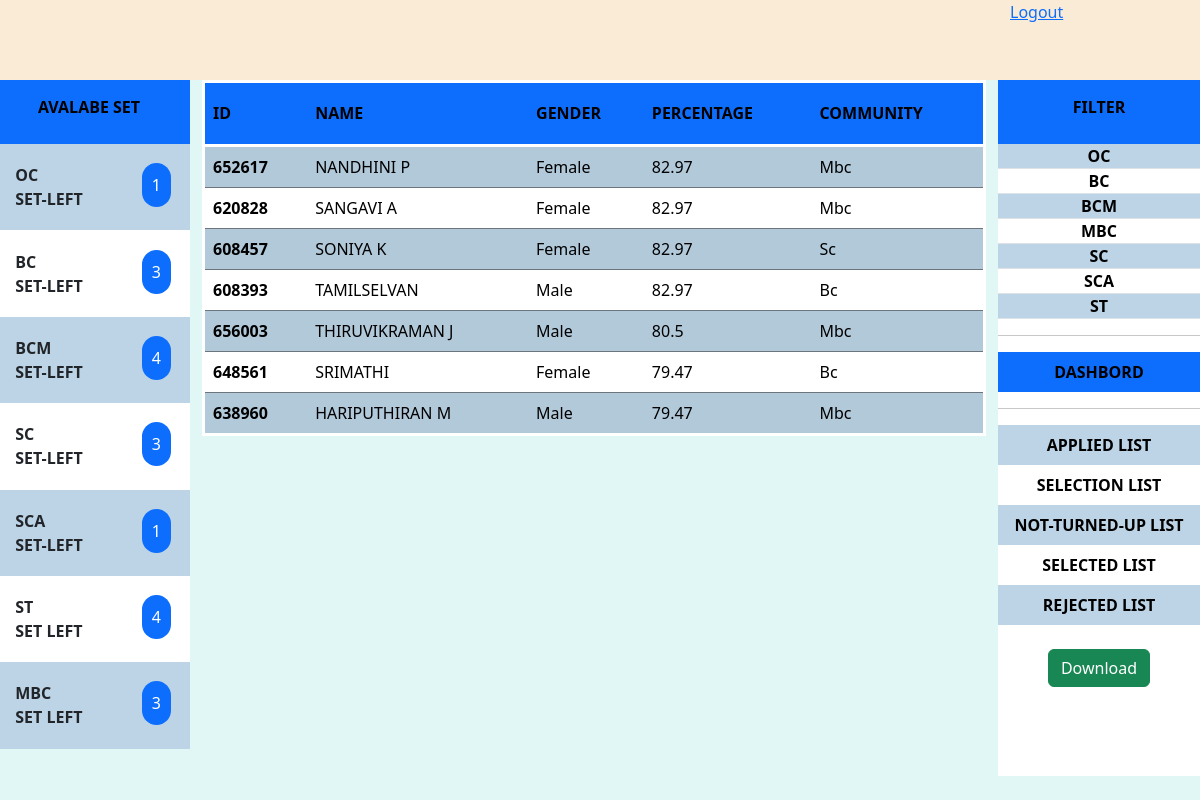
Screenshot of /controler/computer science/selected/ (signed in) with the database file from the repository.
### myapp/models.py (models this page shows, shortened)
class Department(models.Model):
    name=models.CharField(max_length=30,null=False,unique=True)
    ug_couse=models.CharField(max_length=30,null=False)
    pg_course=models.CharField(max_length=30,null=False)
    pg_oc=models.IntegerField(default=0,null=False)
    pg_bc=models.IntegerField(default=0,null=False)
    pg_bcm=models.IntegerField(default=0,null=False)
    pg_sc=models.IntegerField(default=0,null=False)
    pg_sca=models.IntegerField(default=0,null=False)
    pg_st=models.IntegerField(default=0,null=False)
    pg_mbc=models.IntegerField(default=0,null=False)

class PgStudentDetails(models.Model):
    GENDER=[
    ('male','MALE'),
    ('female','FEMALE'),
    ('others','OTHERS')
    ]
    COMUNNITY=[
        ('oc','OC'),
        ('bc','BC'),
        ('bcm','BCM'),
        ('sc','SC'),
        ('sca','SCA'),
        ('st','ST'),
        ('mbc','MBC')
    ]
    BOOLOPT=[
        ('yes','YES'),
        ('no','NO')
    ]
    MAR_STATUS=[
        ('single','SINGLE'),
        ('married','MARRIED')
    ]
    RELIGION=[
        ('hindu','HINDU'),
        ('muslim','MUSLIM'),
        ('cristin','CRISTIN')
    ]
    STATUS=[
        ('applied','APPLIED'),
        ('controler','CONTROLER'),
        ('department','DEPARTMENT'),
        ('admited','ADMITED'),
        ('rejected','REJECTED')
    ]
    student=models.OneToOneField(CustomUserStudent,on_delete=models.CASCADE)
    name=models.CharField(max_length=30,null=False)
    fathername=models.CharField(max_length=30,null=True,blank=True)
    gender=models.CharField(max_length=10,choices=GENDER)
    dateofbirth=models.DateField(null=True,blank=True)
    community=models.CharField(max_length=5,choices=COMUNNITY)
    religion=models.CharField(max_length=20,choices=RELIGION,null=True,blank=True)
    maratail_status=models.CharField(max_length=10,null=True,blank=True,choices=MAR_STATUS)
    pysically_chalanged=models.CharField(max_length=5,choices=BOOLOPT,null=True,blank=True)
    sports=models.CharField(max_length=5,choices=BOOLOPT,null=True,blank=True)
    aadhar=models.CharField(max_length=30,null=True,blank=True)
    address=models.CharField(max_length=130,null=True,blank=True)
    distric=models.CharField(max_length=30,null=False)
    Department=models.ForeignKey(Department,on_delete=models.CASCADE)
    percentageoptained=models.CharField(max_length=5,null=False)
    instute_name=models.CharField(max_length=30,null=True,blank=True)
    degree=models.CharField(max_length=30,null=True,blank=True)
    mode_of_study=models.CharField(max_length=30,null=True,blank=True)
    medium=models.CharField(max_length=30,null=True,blank=True)
    acadamic_year=models.CharField(max_length=30,null=True,blank=True)
    photo_doc=models.ImageField(upload_to=Photo_rename, validators=[validate_image_size],null=True,blank=True)
    aadhar_doc=models.ImageField(upload_to=aadhar_rename, validators=[validate_image_size],null=True,blank=True)
    marksheet_doc=models.ImageField(upload_to=Marksheet_rename, validators=[validate_image_size],null=True,blank=True)
    community_doc=models.ImageField(upload_to=community_rename, validators=[validate_image_size],null=True,blank=True)
    special_doc=models.ImageField(upload_to=special_documents_rename,null=True,blank=True, validators=[validate_image_size])
    details_submited=models.BooleanField(default=False)
    status=models.CharField(max_length=30,null=False, choices=STATUS)
    resevation=models.CharField(max_length=10, null=True,blank=True)
    remark=models.CharField(max_length=150,null=True,blank=True)
    fees=models.BooleanField(default=False)
    rejectedBy=models.CharField(max_length=10,null=True,blank=True)

class CustomUserStudent(AbstractBaseUser,PermissionsMixin):
    email = models.EmailField(unique=True)
    username = models.CharField(max_length=30, unique=True)
    phone_number=models.CharField(max_length=10)
    is_active = models.BooleanField(default=True)
    role=models.CharField(max_length=10,default='student')
    is_staff = models.BooleanField(default=False)
    password_created=models.CharField(max_length=15,null=False,blank=False)
    groups = models.ManyToManyField(
        Group,
        related_name="customuserstudent_groups",
    )
    user_permissions = models.ManyToManyField(
        Permission,
        related_name="customuserstudent_permissions",
    )
    objects = CustomUserManager()
    USERNAME_FIELD = 'username'
    REQUIRED_FIELDS = ['email','phone_number']

### myapp/extendedviews.py (the view)
# urls.py: path('controler/<str:department>/<str:list>/',view.controller,name='depcontroler'),
def controller(request,department,list):
    com=request.GET.get('cot','').lower()
    try:
        dpt=models.Department.objects.get(name=department)
        if list=='truned up':
            data=models.PgStudentDetails.objects.filter(status='applied').filter(Department__name=department).order_by('-percentageoptained')
        elif list=='applied':
            data=models.PgStudentDetails.objects.filter(Department__name=department).order_by('-percentageoptained')
        elif list=='not turned up':
            data=models.PgStudentDetails.objects.filter(Department__name=department).order_by('-percentageoptained')
        elif list=='selected':
            data=models.PgStudentDetails.objects.filter(Department__name=department).filter(status='department').order_by('-percentageoptained')
        elif list=='rejected':
            data=models.PgStudentDetails.objects.filter(Department__name=department).filter(status='rejected').order_by('-percentageoptained')
        else:
            return HttpResponse("enter the correct url")
        valid_communities = ['mbc', 'bc', 'sc', 'sca','st','bcm']
        if com in valid_communities:
            filtereddata = data.filter(community__iexact=com)
        else:
            filtereddata = data
    except Exception as e:
        return HttpResponse(e)
    context={
        'data':filtereddata,
        'department':dpt
    }
    return render(request,'controler/listpage.html',context)

### templates/controler/listpage.html (shortened to what this page needs)
{% extends "main.html"%}
{% block content %}
<div class="container-fluid m-0 p-0" style="max-width: 99%;">
    {% include 'logoutbar.html' %}
    <div class="row ">
        <div class="col-md-2 col-xl-2 col-xxl-2 m-0 p-0" style="overflow-y: auto; height: 87vh;">
            {% include 'pg/components/seatavalabe.html' %}
        </div>
        <div class="col-md-8 col-xl-8 col-xxl-8 bg ">
            {% include 'pg/components/studentlist.html' %}
        </div>
        <div class="col-md-2 col-xl-2 col-xxl-2 bg  m-0 p-0" style="background-color: white; overflow-y: auto; height: 87vh;">
            {% include 'controler/filter.html' %}
        </div>
    </div>
</div>
{% endblock %}

### templates/pg/components/seatavalabe.html
<div class="bg-primary title-heading"><p><b>AVALABE set</b></p></div>
        <ol class="list-group striped-view list-group-numbered " >
          <li class="group-list d-flex justify-content-between align-items-start  ">
            <div class="ms-2 me-auto">
              <div class="fw-bold">OC</div>
              <div class="fw-bold">set-left</div>
            </div>
            <span class=" bg-primary pill-button ">{{department.pg_oc}}</span>
          </li>
          <li class="group-list d-flex justify-content-between align-items-start  ">
              <div class="ms-2 me-auto">
                <div class="fw-bold">BC</div>
                <div class="fw-bold">set-left</div>
              </div>
              <span class=" bg-primary pill-button">{{department.pg_bc}}</span>
            </li>
            <li class="group-list d-flex justify-content-between align-items-start  ">
              <div class="ms-2 me-auto">
                <div class="fw-bold">BCM</div>
                <div class="fw-bold">set-left</div>
              </div>
              <span class=" bg-primary pill-button">{{department.pg_bcm}}</span>
            </li>
            <li class="group-list d-flex justify-content-between align-items-start  ">
              <div class="ms-2 me-auto">
                <div class="fw-bold">SC</div>
                <div class="fw-bold">set-left</div>
              </div>
              <span class=" bg-primary pill-button ">{{department.pg_sc}}</span>
            </li>
            <li class="group-list d-flex justify-content-between align-items-start  ">
              <div class="ms-2 me-auto">
                <div class="fw-bold">SCA</div>
                <div class="fw-bold">set-left</div>
              </div>
              <span class=" bg-primary pill-button ">{{department.pg_sca}}</span>
            </li>
            <li class="group-list d-flex justify-content-between align-items-start  ">
              <div class="ms-2 me-auto">
                <div class="fw-bold">ST</div>
                <div class="fw-bold">set left</div>
              </div>
              <span class=" bg-primary  pill-button">{{department.pg_st}}</span>
            </li>
            <li class="group-list d-flex justify-content-between align-items-start  ">
              <div class="ms-2 me-auto">
                <div class="fw-bold">MBC</div>
                <div class="fw-bold">set left</div>
              </div>
              <span class=" bg-primary pill-button">{{department.pg_mbc}}</span>
            </li>
      </ol>

### templates/pg/components/studentlist.html
<div class="scrollable-div">
<table class="table table-hover table-striped m-0 p-0">
    <thead class="border-bottom border-white border-3">
        <th>ID</th>
        <th>NAME</th>
        <th>GENDER</th>
        <th>PERCENTAGE</th>
        <th>COMMUNITY</th>
    </thead>
    <tbody class="border-white border-3">
      {% for items in data %}
      <tr class="m-2 border border-secondary " onclick="callurl('{{ items.student.username }}')">
                <th scope="row">{{items.student.username}}</th>
                <td>{{items.name}}</td>
                <td>{{items.gender}}</td>
                <td>{{items.percentageoptained}}</td>
                <td>{{items.community}}</td>
            </tr>
        {% endfor %}
  </tbody>
</table>
</div>

### rows the page displays
Department: pg_oc "1", pg_bc "3", pg_bcm "4", pg_sc "3", pg_sca "1", pg_st "4", pg_mbc "3"
PgStudentDetails: student.username "652617", name "NANDHINI P", gender "Female", percentageoptained "82.97", community "Mbc"
PgStudentDetails: student.username "620828", name "SANGAVI A", gender "Female", percentageoptained "82.97", community "Mbc"
PgStudentDetails: student.username "608457", name "SONIYA K", gender "Female", percentageoptained "82.97", community "Sc"
PgStudentDetails: student.username "608393", name "TAMILSELVAN", gender "Male", percentageoptained "82.97", community "Bc"
PgStudentDetails: student.username "656003", name "THIRUVIKRAMAN J", gender "Male", percentageoptained "80.5", community "Mbc"
PgStudentDetails: student.username "648561", name "SRIMATHI", gender "Female", percentageoptained "79.47", community "Bc"
PgStudentDetails: student.username "638960", name "HARIPUTHIRAN M", gender "Male", percentageoptained "79.47", community "Mbc"
